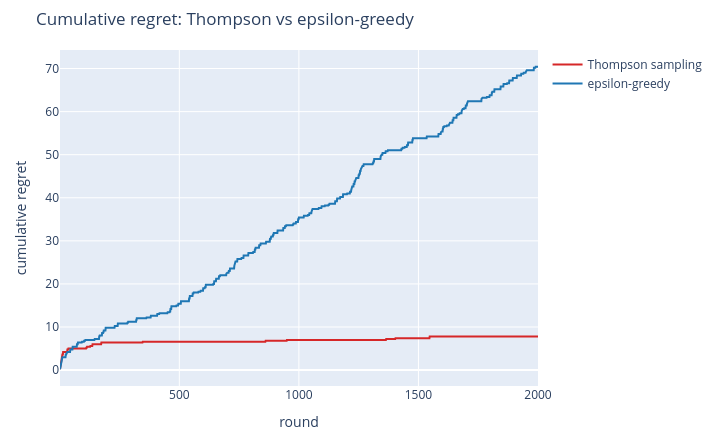

Notebook code for this chart:
### Markdown cell above
## 累積リグレット:Thompson vs ε-greedy(インタラクティブ)

Thompson サンプリングは事後分布から賢く探索するため、ε-greedy より累積後悔(リグレット)を低く抑えられる。

### Code cell
import plotly.io as pio
from bayes_textbook import visualization as viz

pio.renderers.default = "plotly_mimetype+notebook_connected"
fig = viz.plotly_bandit_regret()
fig.show()

### Figure 1 — Plotly figure (JSON) as saved in the notebook; plotly's stock layout.template omitted (floating-point values rounded to 4 significant figures; data arrays with more than 128 entries replaced by an {"elided": "..."} marker saying what was removed)
{"data": [{"line": {"color": "#d62728"}, "mode": "lines", "name": "Thompson sampling", "type": "scatter", "x": {"elided": "2000 int values"}, "y": {"elided": "2000 float values"}}, {"line": {"color": "#1f77b4"}, "mode": "lines", "name": "epsilon-greedy", "type": "scatter", "x": {"elided": "2000 int values"}, "y": {"elided": "2000 float values"}}], "layout": {"height": 440, "margin": {"b": 40, "l": 60, "r": 20, "t": 50}, "title": {"text": "Cumulative regret: Thompson vs epsilon-greedy"}, "width": 720, "xaxis": {"title": {"text": "round"}}, "yaxis": {"title": {"text": "cumulative regret"}}}}
